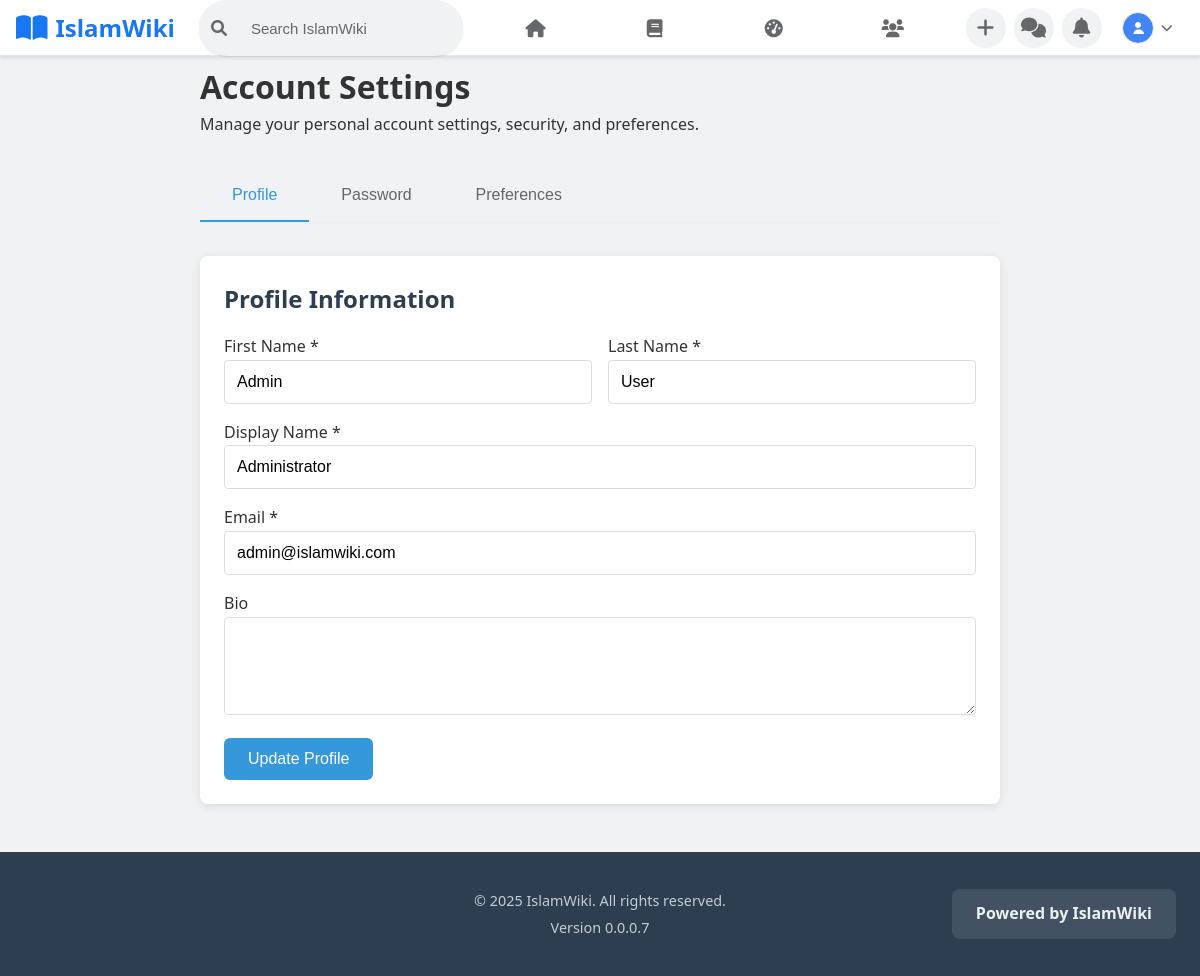
The app's page /pages/user/settings.php (signed in) with its own data.
### tables this page shows
CREATE TABLE `users` (
    `id` bigint(20) unsigned NOT NULL AUTO_INCREMENT,
    `username` varchar(50) NOT NULL UNIQUE,
    `email` varchar(255) NOT NULL UNIQUE,
    `password_hash` varchar(255) NOT NULL,
    `first_name` varchar(100) NOT NULL,
    `last_name` varchar(100) NOT NULL,
    `display_name` varchar(100) NOT NULL,
    `bio` text,
    `avatar` varchar(255),
    `email_verified_at` timestamp NULL,
    `email_verification_token` varchar(100),
    `is_active` tinyint(1) NOT NULL DEFAULT 1,
    `is_banned` tinyint(1) NOT NULL DEFAULT 0,
    `last_login_at` timestamp NULL,
    `last_seen_at` timestamp NULL,
    `created_at` timestamp NOT NULL DEFAULT CURRENT_TIMESTAMP,
    `updated_at` timestamp NOT NULL DEFAULT CURRENT_TIMESTAMP ON UPDATE CURRENT_TIMESTAMP,
    PRIMARY KEY (`id`),
    KEY `idx_username` (`username`),
    KEY `idx_email` (`email`),
    KEY `idx_is_active` (`is_active`),
    KEY `idx_created_at` (`created_at`)
);

### public/includes/functions.php (called while the page is built, shortened)
<?php
function get_user($user_id) {
    global $pdo;
    $stmt = $pdo->prepare("SELECT * FROM users WHERE id = ?");
    $stmt->execute([$user_id]);
    return $stmt->fetch();
}

### public/pages/user/settings.php (the view, shortened to what this page needs)
<?php
require_once '../../config/config.php';
require_once '../../includes/functions.php';
include "../../includes/header.php";;
?>
<div class="settings-container">
    <h1>Account Settings</h1>
    <p>Manage your personal account settings, security, and preferences.</p>
    <div class="settings-tabs">
        <button class="tab-button active" onclick="showTab('profile')">Profile</button>
        <button class="tab-button" onclick="showTab('password')">Password</button>
        <button class="tab-button" onclick="showTab('preferences')">Preferences</button>
    </div>
    <div id="profile-tab" class="tab-content active">
        <div class="card">
            <h2>Profile Information</h2>
            <form method="POST">
                <div class="form-row">
                    <div class="form-group">
                        <label for="first_name">First Name *</label>
                        <input type="text" id="first_name" name="first_name" required
                               value="<?php echo htmlspecialchars($current_user['first_name']); ?>">
                    </div>
                    <div class="form-group">
                        <label for="last_name">Last Name *</label>
                        <input type="text" id="last_name" name="last_name" required
                               value="<?php echo htmlspecialchars($current_user['last_name']); ?>">
                    </div>
                </div>
                <div class="form-group">
                    <label for="display_name">Display Name *</label>
                    <input type="text" id="display_name" name="display_name" required
                           value="<?php echo htmlspecialchars($current_user['display_name']); ?>">
                </div>
                <div class="form-group">
                    <label for="email">Email *</label>
                    <input type="email" id="email" name="email" required
                           value="<?php echo htmlspecialchars($current_user['email']); ?>">
                </div>
                <div class="form-group">
                    <label for="bio">Bio</label>
                    <textarea id="bio" name="bio" rows="4"><?php echo htmlspecialchars($current_user['bio']); ?></textarea>
                </div>
                <button type="submit" class="btn btn-primary">Update Profile</button>
            </form>
        </div>
    </div>
</div>
<?php include "../../includes/footer.php";; ?>

### public/pages/user/settings.php (style rules this page uses)
.settings-container { max-width: 800px; margin: 0 auto; }
.settings-tabs { display: flex; border-bottom: 2px solid #ecf0f1; margin: 2rem 0; }
.tab-button { background: none; border: none; padding: 1rem 2rem; cursor: pointer; font-size: 1rem; color: #666; border-bottom: 2px solid transparent; transition: all 0.3s; }
.tab-button.active { color: #3498db; border-bottom-color: #3498db; }
.tab-content { display: none; }
.tab-content.active { display: block; }
.form-row { display: grid; grid-template-columns: 1fr 1fr; gap: 1rem; }

### records on screen
users: first_name "Admin", last_name "User", display_name "Administrator", email "admin@islamwiki.com"

### other values on screen
SITE_NAME "IslamWiki"
SITE_VERSION "0.0.0.7"
